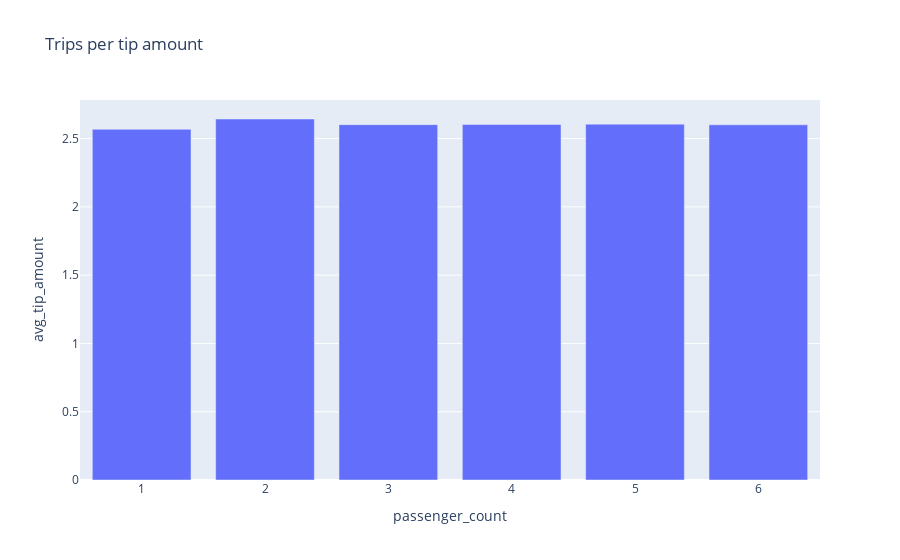

Notebook cell for this chart:
### Code cell
fig = px.bar(data_tips_avg, x=data_tips_avg.index, y='tip_amount',
            labels={'index':'passenger_count','tip_amount':'avg_tip_amount'}, title='Trips per tip amount')
fig.show()

### Figure 1 — Plotly figure (JSON) as saved in the notebook; plotly's stock layout.template omitted (floating-point values rounded to 4 significant figures)
{"data": [{"alignmentgroup": "True", "hovertemplate": "passenger_count=%{x}<br>avg_tip_amount=%{y}<extra></extra>", "legendgroup": "", "marker": {"color": "#636efa", "pattern": {"shape": ""}}, "name": "", "offsetgroup": "", "orientation": "v", "showlegend": false, "textposition": "auto", "type": "bar", "x": [1, 2, 3, 4, 5, 6], "xaxis": "x", "y": [2.568, 2.643, 2.602, 2.603, 2.605, 2.601], "yaxis": "y"}], "layout": {"barmode": "relative", "legend": {"tracegroupgap": 0}, "title": {"text": "Trips per tip amount"}, "xaxis": {"anchor": "y", "domain": [0, 1], "title": {"text": "passenger_count"}}, "yaxis": {"anchor": "x", "domain": [0, 1], "title": {"text": "avg_tip_amount"}}}}
